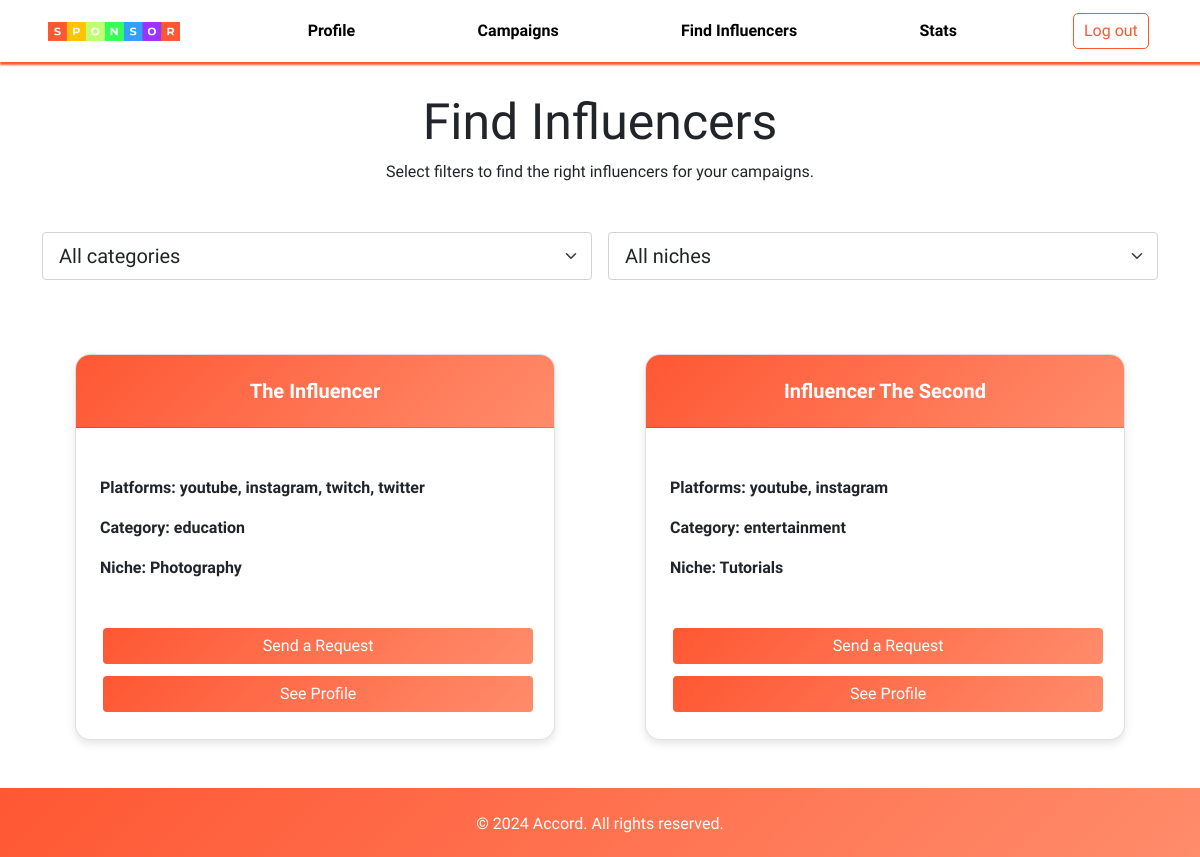
Page /sponsor/find on the committed database.
### application/models.py (models this page shows, shortened)
class Influencer(db.Model, UserMixin):
    __tablename__ = 'Influencer'
    username = db.Column(db.String, primary_key=True)
    password = db.Column(db.String, nullable=False)
    name = db.Column(db.String)
    bio = db.Column(db.String)
    platforms = db.Column(db.String)
    category = db.Column(db.String)
    niche = db.Column(db.String)
    flag = db.Column(db.Integer)

### application/controllers.py (the view, shortened to what this page needs)
@app.route('/sponsor/find', methods=['GET','POST'])
def sponsor_find():
    if request.method == 'GET':
        if request.args.get('category') and request.args.get('niche'):
            category = request.args.get('category')
            niche = request.args.get('niche')
            adrequest_subquery = (
                db.session.query(
                        AdRequests.influencer.label('influencer'),
                        db.func.count(AdRequests.status).filter(AdRequests.status == 4).label('adrequests_count')
                    )
                    .group_by(AdRequests.influencer)
                    .subquery()
            )
            influencers = (
                db.session.query(
                    Influencer,
                    adrequest_subquery.c.adrequests_count
                )
                .filter(Influencer.category == category, Influencer.niche == niche, Influencer.flag == 0)
                .outerjoin(adrequest_subquery, Influencer.username == adrequest_subquery.c.influencer)
                .all()
            )
        else:
            adrequest_subquery = (
                db.session.query(
                        AdRequests.influencer.label('influencer'),
                        db.func.count(AdRequests.status).filter(AdRequests.status == 4).label('adrequests_count')
                    )
                    .group_by(AdRequests.influencer)
                    .subquery()
            )
            influencers = (
                db.session.query(
                    Influencer,
                    adrequest_subquery.c.adrequests_count
                )
                .outerjoin(adrequest_subquery, Influencer.username == adrequest_subquery.c.influencer)
                .filter(Influencer.flag == 0)
                .all()
            )
        campaigns = Campaign.query.filter(Campaign.sponsor == 'sponsor').all()
        return render_template('sponsorsearch.html', influencers=influencers, campaigns=campaigns)
    return render_template('sponsorsearch.html')

### templates/sponsorsearch.html (shortened to what this page needs)
<!DOCTYPE html>
<html>
<head>
    <link href="https://cdn.jsdelivr.net/npm/bootstrap@5.0.2/dist/css/bootstrap.min.css" rel="stylesheet">
    <link rel="stylesheet" href="https://cdnjs.cloudflare.com/ajax/libs/font-awesome/6.0.0-beta3/css/all.min.css">
    <link rel="stylesheet" href="{{ url_for('static', filename='search.css') }}">
    <link rel="stylesheet" href="{{ url_for('static', filename='nav.css') }}">
    <link rel="stylesheet" href="https://unpkg.com/swiper/swiper-bundle.min.css">
</head>
<body>
    <div class="nav-container">
        <nav class="navbar navbar-expand-lg bg-body-tertiary">
            <div class="container-fluid px-5">
                <img class="navbar-brand img-fluid" src="{{ url_for('static', filename='sponsor-logo.png') }}" style="width: 12%;" />
                <div class="collapse navbar-collapse" id="navbarSupportedContent">
                    <ul class="navbar-nav me-auto mb-2 mb-lg-0">
                        <li class="nav-item">
                            <button class="nav-link btn" aria-current="page" href="#" style="color: black; font-weight: bolder;" onclick="location.href='{{ url_for('sponsor_profile')}}'">Profile</button>
                        </li>
                        <li class="nav-item">
                            <button class="nav-link btn" href="#" style="color: black; font-weight: bolder;" onclick="location.href='{{ url_for('sponsor_dashboard')}}'">Campaigns</button>
                        </li>
                        <li class="nav-item">
                            <button class="nav-link btn" aria-current="page" href="#" style="color: black; font-weight: bolder;" onclick="location.href='{{ url_for('sponsor_find')}}'">Find Influencers</button>
                        </li>
                        <li class="nav-item">
                            <button class="nav-link btn" aria-current="page" href="#" style="color: black; font-weight: bolder;">Stats</button>
                        </li>
                    </ul>
                    <form action="{{ url_for('logout') }}">
                    <button class="btn btn-outline-danger logout-btn" type="submit">Log out</button>
                    </form>
                </div>
            </div>
        </nav>
    </div>
    <div class="container">
        <div class="row text-center">
            <h1 class="header">Find Influencers</h1>
        </div>
        <div class="row mb-4">
            <div id="filterSection" class="container content-space-1">
                <div class="w-md-75 w-lg-50 text-center mx-md-auto mb-5 mb-md-9">
                  <p>Select filters to find the right influencers for your campaigns.</p>
                </div>
                <form action="{{ url_for('sponsor_find') }}" method="GET" id="filter-form">
                    <div class="row gx-2 gx-md-3 mb-7">
                        <div class="col-sm-6 col-md-6 mb-2 mb-sm-0">
                            <select class="form-select form-select-lg" id="filterCategory" name="category" aria-label="Select category">
                                <option value="">All categories</option>
                            </select>
                        </div>
                        <div class="col-sm-6 col-md-6">
                            <select class="form-select form-select-lg" id="filterNiche" name="niche" aria-label="Select niche">
                                <option value="">All niches</option>
                            </select>
                        </div>
                    </div>
                </form>
              </div>
        </div>
        <div class="row justify-content-center">
            {% if influencers[0] %}
                {% for influencer, adrequest_count in influencers %}
                <div class="col-md-6 card-container mb-4">
                    <div class="card" style="width: 30rem;">
                        <div class="card-header">
                            <h5 class="card-title"><strong>{{ influencer.name }}</strong></h5>
                        </div>
                        <div class="card-body">
                            <div>
                                <br>
                                <p class="card-text"><strong>Platforms: {{ influencer.platforms.replace(',', ', ') }}</strong></p>
                                <p class="card-text"><strong>Category: {{ influencer.category }}</strong></p>
                                <p class="card-text"><strong>Niche: {{ influencer.niche }}</strong></p>
                                <br>
                                <button class="btn btn-custom w-100 mt-2 collab-btn" type="button" data-bs-toggle="modal" data-bs-target="#adRequestModal{{ loop.index0 }}">
                                    Send a Request
                                </button>
                                <button class="btn btn-custom w-100 mt-2 licence-btn" type="button" data-bs-toggle="modal" data-bs-target="#profileModal{{ loop.index0 }}">
                                    See Profile
                                </button>
                            </div>
                        </div>
                    </div>
                </div>
                {% endfor %}
            {% endif %}
        </div>
    </div>
    <br>
    <footer class="footer text-white text-center">
        <div class="container">
            <br>
            <p>&copy; 2024 Accord. All rights reserved.</p>
        </div>
    </footer>
</body>
</html>

### static/search.css (style rules this page uses)
.header { font-size: 50px; font-family: "Domine", serif; margin-top: 30px; }
.card { box-shadow: 0 1px 1px 0 black; }
.card { border-radius: 15px; overflow: hidden; box-shadow: 0 4px 8px rgba(0,0,0,0.1); }
.card-header { background: linear-gradient(135deg, #FF5733, #FF8C6B); color: white; padding: 1rem; padding-top: 1.5rem; text-align: center; }
.card-body { padding: 1.5rem; }
.card-container { display: flex; justify-content: center; align-items: center; margin-bottom: 1rem; }
.btn-custom { background: linear-gradient(135deg, #FF5733, #FF8C6B); color: white; border: none; transition: background 0.3s ease; }
.btn { margin: 0.2rem; }
.card-container { margin-top: 50px; }

### static/nav.css (style rules this page uses)
body { font-family: "Domine", serif; }
.navbar-brand { height: fit-content; width: 10%; }
.navbar { box-shadow: 1px 2px 2px 1px #FF5733; }
.navbar-nav .nav-item { margin-left: 100px; }
.nav-link { border: none; }
.logout-btn { background-color: white; color: #FF5733; border: 1px solid #FF5733; border-radius: 5px; padding: 5px 10px; cursor: pointer; }
.footer { background: linear-gradient(135deg, #FF5733, #FF8C6B); color: white; text-align: center; padding-bottom: 5px; margin-top: auto; }

### rows in the picture
Influencer: name "The Influencer", platforms.replace "youtube, instagram, twitch, twitter", category "education", niche "Photography"
Influencer: name "Influencer The Second", platforms.replace "youtube, instagram", category "entertainment", niche "Tutorials"
